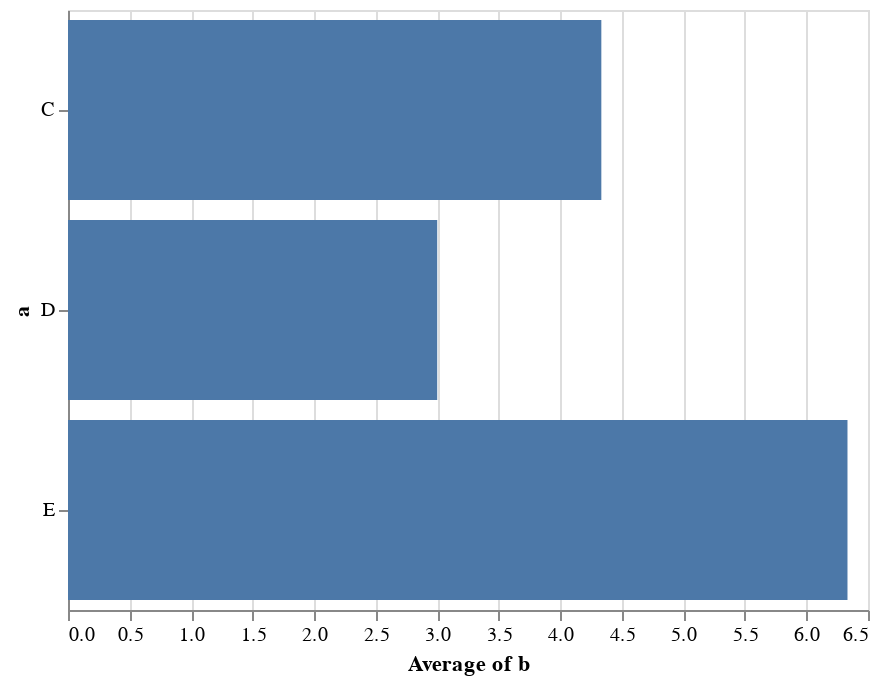

Notebook cell for this chart:
### Markdown cell above
We can use the more verbose way of specifying channels:

### Code cell
alt.Chart(data).mark_bar().encode(
    alt.Y('a', type='nominal'),
    alt.X('b', type='quantitative', aggregate='average')
)

### Figure 1 — Vega-Lite specification as saved in the notebook (floating-point values rounded to 4 significant figures)
{"$schema": "https://vega.github.io/schema/vega-lite/v2.6.0.json", "config": {"view": {"height": 300, "width": 400}}, "data": {"name": "data-347f1284ea3247c0f55cb966abbdd2d8"}, "datasets": {"data-347f1284ea3247c0f55cb966abbdd2d8": [{"a": "C", "b": 2}, {"a": "C", "b": 7}, {"a": "C", "b": 4}, {"a": "D", "b": 1}, {"a": "D", "b": 2}, {"a": "D", "b": 6}, {"a": "E", "b": 8}, {"a": "E", "b": 4}, {"a": "E", "b": 7}]}, "encoding": {"x": {"aggregate": "average", "field": "b", "type": "quantitative"}, "y": {"field": "a", "type": "nominal"}}, "mark": "bar"}
